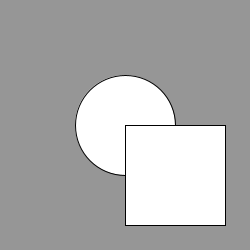
Frame 1 (no input)
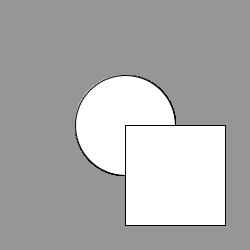
Frame 60 (the mouse pressed at the canvas centre just before this capture)
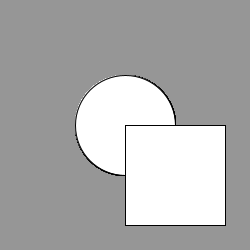
Frame 120 (the mouse held since frame 60 and released just before this capture)

The Processing sketch that drew these frames (run headless with seeded random() and noise(); from frame 60 on, the mouse is pressed at the canvas centre):

// Processing sketch: fig_2_2
// ── fig_2_2.pde
void setup()

{ 

   size(250,250);

   background(150);

}

void draw()

{

   ellipse(125,125,100,100);
rect(125,125,100,100);
}
